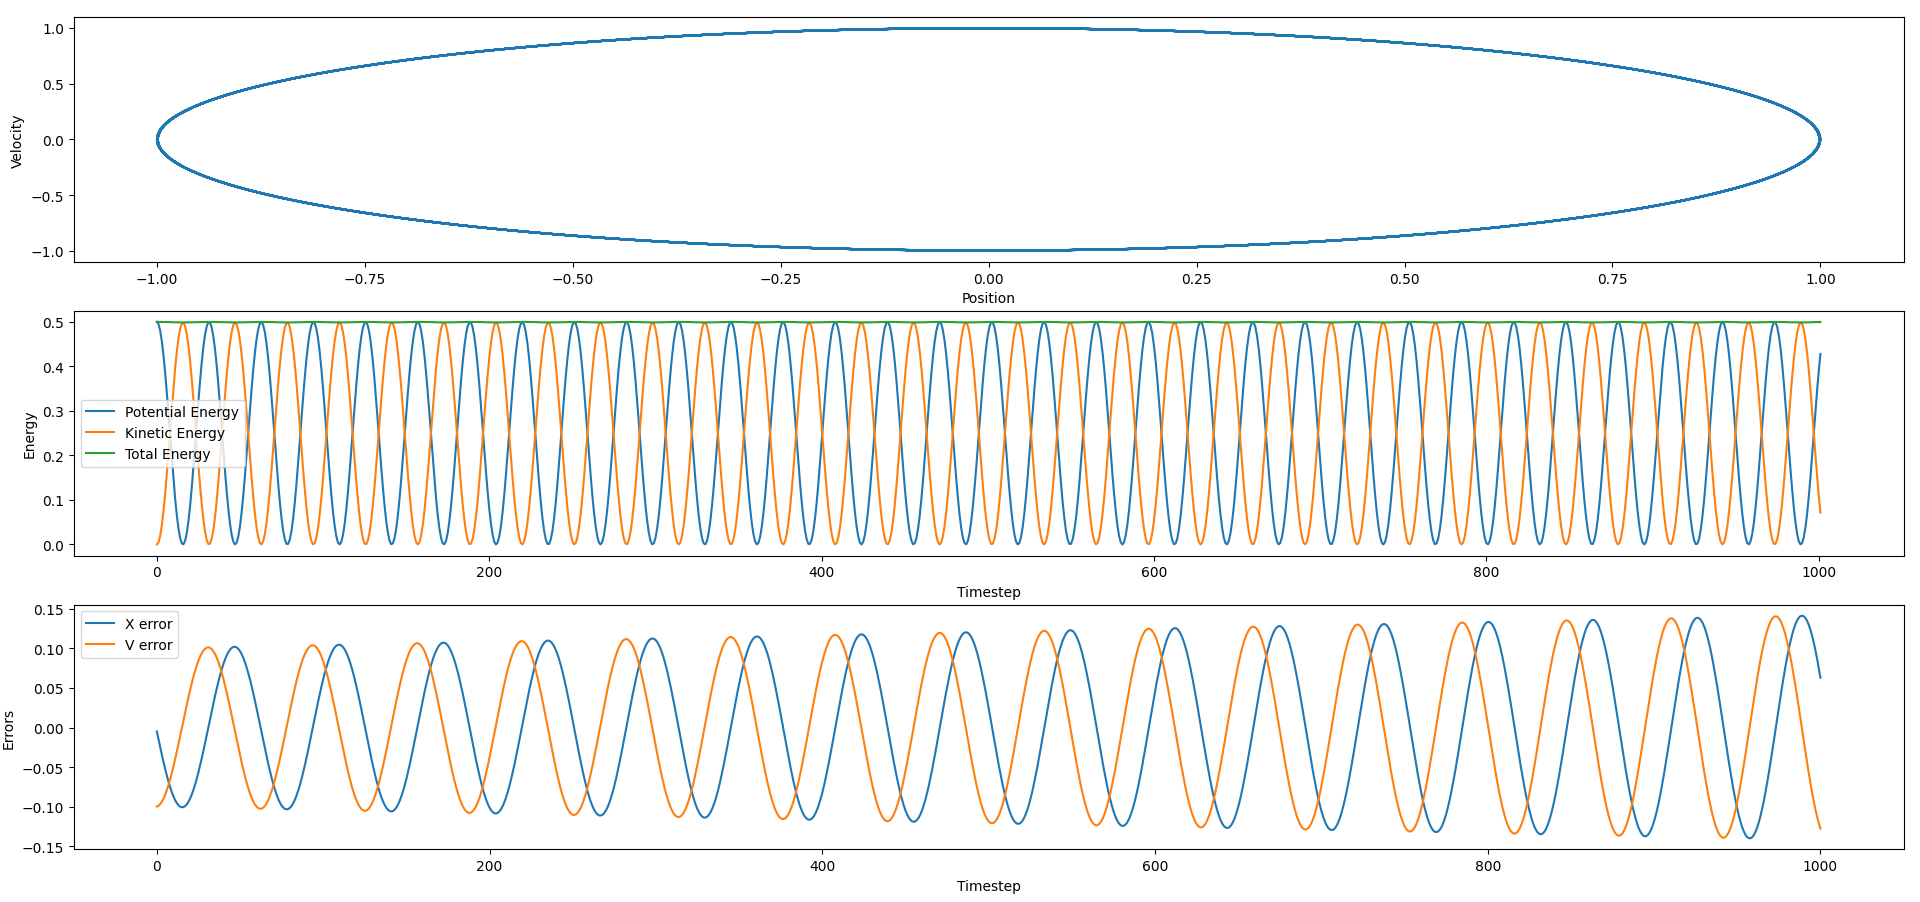

Generate this figure with Python:
import matplotlib.pyplot as plt
import numpy as np
"""
This program calculates the position and velocity of a harmonic oscillator at time t given initial conditions.
"""

def x_analytic(t,x0,v0):
    """
    calculates the position of a harmonic oscillator at time t given initial conditions.
    """
    return x0 * np.cos(t) + v0 * np.sin(t)

def v_analytic(t,x0,v0):
    """
    calculates the velocity of a harmonic oscillator at time t given initial conditions.
    """
    return v0 * np.cos(t) - x0 * np.sin(t)

def x(dt,x0,v0):
    """
    calculates the position of a harmonic oscillator after a single timestep.
    """
    return x0 + v0 * dt + 0.5 * dt**2 * -x0 #F(0,x0,v0)

def v(dt,x0,v0,xt):
    """
    calculates the velocity of a harmonic oscillator after a timestep dt.
    The average force at the beginning and end of the timestep are used
    """
    return v0 + dt * (-x0 + -xt) / 2

def V(x):
    """
    Potential energy of a harmonic oscillator at position x.
    """
    return 0.5 * x**2

def T(v):
    """
    Kinetic energy of a harmonic oscillator at velocity v.
    """
    return 0.5 * v**2

def advance_time(total_time,dt,x0,v0):
    """
    Progressivly calculates the position and velocity of a harmonic oscillator after each timestep dt. Compares to the analytic solution.
    """
    v_array = [v0]
    x_array = [x0]
    PE_array = [V(x0)]
    KE_array = [T(v0)]
    Total_energy = [PE_array[0]+KE_array[0]]
    x_differences = []
    v_differences = []
    time_elapsed = 0

    x0 = Initial_x
    v0 = Initial_v
    while time_elapsed < total_time:
        xt = x(dt,x0,v0)
        vt = v(dt,x0,v0,xt)
        PE = V(xt)
        KE = T(vt)

        analitic_x = x_analytic(time_elapsed,Initial_x,Initial_v)
        analitic_v = v_analytic(time_elapsed,Initial_x,Initial_v)

        x_differences.append(xt-analitic_x)
        v_differences.append(vt-analitic_v)

        v_array.append(vt)
        x_array.append(xt)
        PE_array.append(PE)
        KE_array.append(KE)
        Total_energy.append(PE+KE)

        #update the variables for the next timestep
        x0 = xt
        v0 = vt
        time_elapsed += dt
        #print(f"At time t = {time_elapsed:.2f} the position is {xt:.3f}, the velocity is {vt:.5f} and the total energy is {PE+KE:.3f}")

    if total_time == 0:
        xt = x0
        vt = v0

    print(f"At time t = {total_time:.2f} the position is {xt:.3f} and the velocity is {vt:.5f}")
    print(f"The analytic position is {analitic_x:.3f} and the analytic velocity is {analitic_v:.5f}")
    return v_array, x_array, PE_array, KE_array, Total_energy, x_differences, v_differences

##############################################################################################################
#set initial conditions
Initial_x = 1
Initial_v = 0
Time_elapsed = 100
dt = 0.1

v_array, x_array, PE_array, KE_array, Total_energy, x_differences, v_differences = advance_time(Time_elapsed,dt,Initial_x,Initial_v)

#plot the position vs velocity of the harmonic oscillator and PE, KE and total energy vs time on different subplots. Show the differences of x and v vs time on their own sub plots
fig, (ax1, ax2, ax3) = plt.subplots(3,1)
ax1.plot(x_array,v_array)
ax1.set_xlabel("Position")
ax1.set_ylabel("Velocity")
ax2.plot(PE_array, label = "Potential Energy")
ax2.plot(KE_array, label = "Kinetic Energy")
ax2.plot(Total_energy, label = "Total Energy")
ax2.set_xlabel("Timestep")
ax2.set_ylabel("Energy")
ax2.legend()
ax3.plot(x_differences, label = "X error")
ax3.plot(v_differences, label = "V error")
ax3.set_xlabel("Timestep")
ax3.set_ylabel("Errors")
ax3.legend()
plt.show()
